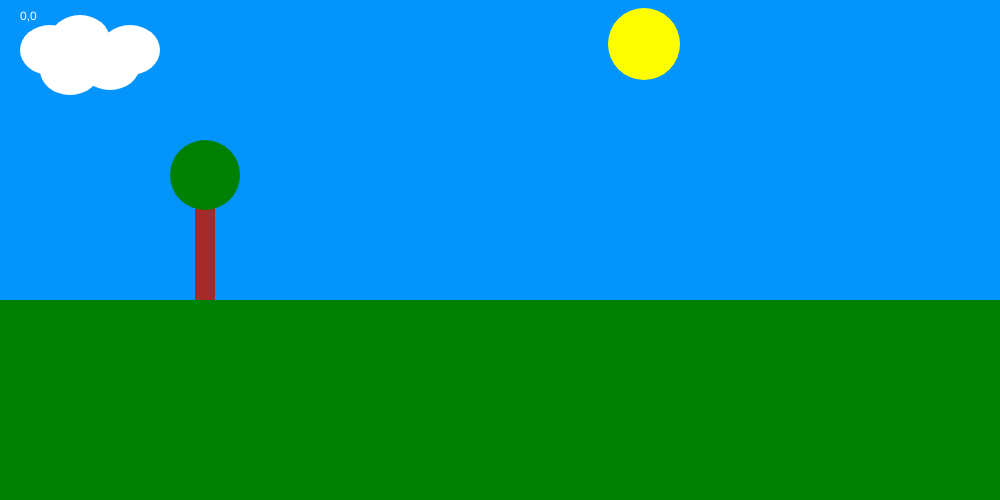
Frame 1 (no input)
Frame 60 (no input): identical to frame 1, image omitted
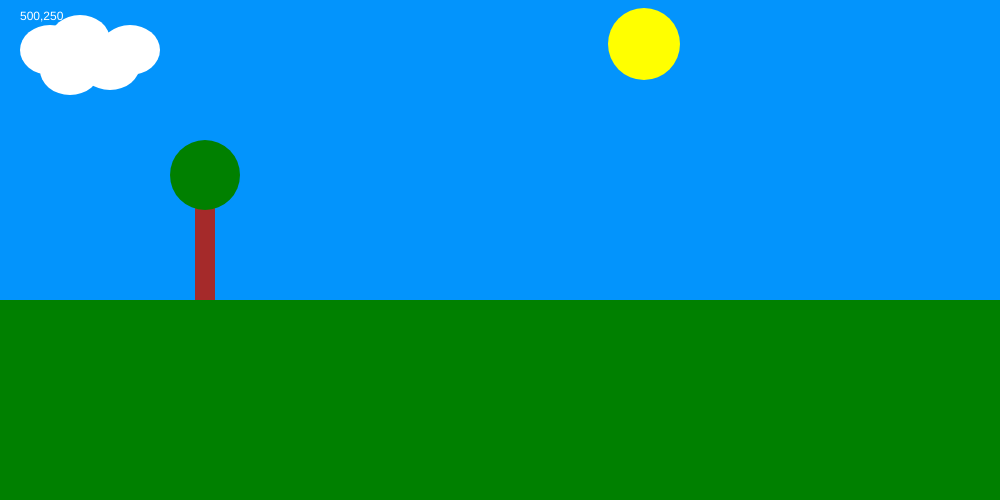
Frame 120 (the mouse pressed at the canvas centre since frame 60)

The p5.js sketch that drew these frames (run headless with seeded random() and noise() and a simulated clock; from frame 60 on, the mouse is pressed at the canvas centre):

// p5.js sketch
// ── sketch.js
function setup() {
  // Sets the screen to be 720 pixels wide and 400 pixels high
  createCanvas(1000, 500);
}
  function draw () {
  background('#0394fc');
  noStroke();

  fill('brown');
  rect(195,200,20,100);

  fill('green');
  ellipse(205,175,70,70);

  fill('yellow');
  ellipse(644,44,72,72);
  fill(255);
  text(mouseX + ',' + mouseY, 20,20)

  ellipse(50,50,60,50);
  ellipse(80,40,60,50);
  ellipse(130,50,60,50);
  ellipse(70,70,60,50);
  ellipse(110,65,60,50);

  fill('green');
  rect(0,300,1000, 500);


  //x=x+1;
  //if (x> width) {
  //  x = 0;
  //}
}
  function mouseReleased() {

  print(mouseX + ',' + mouseY, 20,20)
  }
